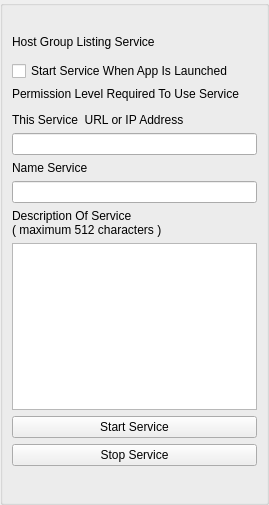
<?xml version="1.0" encoding="UTF-8"?>
<ui version="4.0">
 <class>GroupHostServiceClass</class>
 <widget class="QWidget" name="GroupHostServiceClass">
  <property name="geometry">
   <rect>
    <x>0</x>
    <y>0</y>
    <width>269</width>
    <height>505</height>
   </rect>
  </property>
  <property name="windowTitle">
   <string>Group Listing Host Service</string>
  </property>
  <property name="styleSheet">
   <string notr="true"/>
  </property>
  <layout class="QVBoxLayout" name="verticalLayout">
   <property name="spacing">
    <number>0</number>
   </property>
   <property name="leftMargin">
    <number>0</number>
   </property>
   <property name="topMargin">
    <number>0</number>
   </property>
   <property name="rightMargin">
    <number>0</number>
   </property>
   <property name="bottomMargin">
    <number>0</number>
   </property>
   <item>
    <widget class="QGroupBox" name="ItemsGroupBox">
     <property name="minimumSize">
      <size>
       <width>0</width>
       <height>0</height>
      </size>
     </property>
     <property name="title">
      <string/>
     </property>
     <layout class="QVBoxLayout" name="verticalLayout_2">
      <item>
       <widget class="QLabel" name="m_StatusLabel">
        <property name="text">
         <string notr="true"/>
        </property>
       </widget>
      </item>
      <item>
       <widget class="QLabel" name="m_ServiceTitleLabel">
        <property name="text">
         <string>Host Group Listing Service</string>
        </property>
        <property name="wordWrap">
         <bool>true</bool>
        </property>
       </widget>
      </item>
      <item>
       <widget class="InformationWidget" name="m_InfoWidget" native="true"/>
      </item>
      <item>
       <widget class="QCheckBox" name="m_StartupCheckBox">
        <property name="text">
         <string>Start Service When App Is Launched</string>
        </property>
       </widget>
      </item>
      <item>
       <widget class="QLabel" name="m_PermissionLabel">
        <property name="text">
         <string>Permission Level Required To Use Service</string>
        </property>
       </widget>
      </item>
      <item>
       <widget class="PermissionWidget" name="m_PermissionWidget" native="true"/>
      </item>
      <item>
       <widget class="QLabel" name="m_UrlDescriptionLabel">
        <property name="text">
         <string>This Service  URL or IP Address</string>
        </property>
       </widget>
      </item>
      <item>
       <widget class="QLineEdit" name="m_UrlEdit"/>
      </item>
      <item>
       <widget class="QLabel" name="m_NameLabel">
        <property name="text">
         <string>Name Service</string>
        </property>
       </widget>
      </item>
      <item>
       <widget class="QLineEdit" name="m_NameEdit"/>
      </item>
      <item>
       <widget class="QLabel" name="m_DescriptionLabel">
        <property name="text">
         <string>Description Of Service  
( maximum 512 characters )</string>
        </property>
       </widget>
      </item>
      <item>
       <widget class="QPlainTextEdit" name="n_DescriptionEdit">
        <property name="sizePolicy">
         <sizepolicy hsizetype="Expanding" vsizetype="Preferred">
          <horstretch>0</horstretch>
          <verstretch>0</verstretch>
         </sizepolicy>
        </property>
       </widget>
      </item>
      <item>
       <widget class="QPushButton" name="m_StartButton">
        <property name="text">
         <string>Start Service</string>
        </property>
       </widget>
      </item>
      <item>
       <widget class="QPushButton" name="m_StopButton">
        <property name="sizePolicy">
         <sizepolicy hsizetype="Minimum" vsizetype="Preferred">
          <horstretch>0</horstretch>
          <verstretch>0</verstretch>
         </sizepolicy>
        </property>
        <property name="minimumSize">
         <size>
          <width>0</width>
          <height>0</height>
         </size>
        </property>
        <property name="text">
         <string>Stop Service</string>
        </property>
       </widget>
      </item>
      <item>
       <widget class="QLabel" name="m_ServiceStatusLabel">
        <property name="font">
         <font>
          <pointsize>10</pointsize>
         </font>
        </property>
        <property name="text">
         <string/>
        </property>
       </widget>
      </item>
      <item>
       <widget class="FriendListWidget" name="m_FriendListWidget" native="true">
        <property name="sizePolicy">
         <sizepolicy hsizetype="Expanding" vsizetype="Expanding">
          <horstretch>0</horstretch>
          <verstretch>0</verstretch>
         </sizepolicy>
        </property>
       </widget>
      </item>
     </layout>
    </widget>
   </item>
  </layout>
 </widget>
 <customwidgets>
  <customwidget>
   <class>FriendListWidget</class>
   <extends>QWidget</extends>
   <header>FriendListWidget.h</header>
   <container>1</container>
  </customwidget>
  <customwidget>
   <class>PermissionWidget</class>
   <extends>QWidget</extends>
   <header>PermissionWidget.h</header>
   <container>1</container>
  </customwidget>
  <customwidget>
   <class>InformationWidget</class>
   <extends>QWidget</extends>
   <header>InformationWidget.h</header>
   <container>1</container>
  </customwidget>
 </customwidgets>
 <resources>
  <include location="../gotvcommon.qrc"/>
 </resources>
 <connections/>
</ui>
